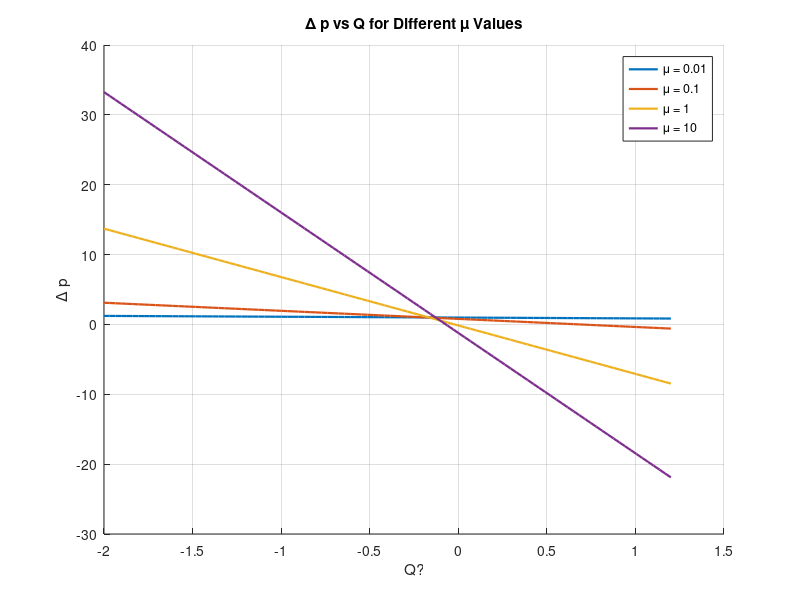

Write MATLAB code to recreate this figure.
clear all;

pi = 3.14; 
 G = 1; % Greshof number
  B = 0.01; % Heat Source Parameter
  T = 1;

h = @(x) 1+0.5 * sin(2*pi*x);
%1 + 0.5 * sin(2 * pi * x);
       
q =-1.025;
q1 = @(mu, q) (-(0.8)^8 * (mu-1) * G*B/120*mu + (0.8)^6 * (mu-1) * G*B/20*mu - (0.8)^5 * (mu-5/4) * G*B/30*mu - (0.8)^4 * (mu-1) * (1+G*B/24*mu) + (0.8)^3 * (mu-3/2) * (q + 1+ G*B/30*mu) + (0.8) * (G*B/(120*mu) + 3*q/2 + 1/2))/((mu-1)*(0.8)^3 + 1);




% Values of mu to consider
mu_values = [0.01, 0.1, 1, 10]; % Values of mu to consider
colors = {'-r', '-g', '-b', '-k'};

% Pre-allocate arrays to store the results
del_p_values = zeros(length(mu_values), 10); % 10 points for Q
Q_values = linspace(-2, 1.2, 100);

% Loop over different values of mu
for m = 1:length(mu_values)
     mu = mu_values(m);
    h1 = zeros(1, 20);  % Pre-allocate the h1 array
    fx = @(h, mu, h1) 1 /(h^3 + (mu - 1) * (h1^3));
    gx = @(h, mu, h1) (h^5) /(h^3 + (mu - 1) * (h1^3));
    lx = @(h, mu, h1) h /(h^3 + (mu - 1) * (h1^3));
    ix = @(h, mu, h1) h^2 / 2;
    x_values = linspace(0, 1, 10);

    for i = 1:length(x_values)
        x = x_values(i);
        h_value = h(x);
        q1_value = q1(mu, q);
        A = @(mu) (mu - 1) * G*B/(120*mu);
        B1 = @(mu, h) -(mu - 1) * G*B*h^2/(20*mu);
        C = @(mu, h) (mu - 5/4) * G*B*h^3/(30*mu);
        D = @(mu, h) (mu - 1) * (1 + G*B*h^4/(24*mu));
        E = @(mu, h, q1) -((mu - 3/2) * (q + h + G*B*h^5/(30*mu)) - q1*(mu - 1));
        F = @(h) -((q + h) * 3*h^2/2 + G*B*h^7/120 - h^3);
        G1 = @(q1, h) q1*h^3;

        a = A(mu);
        b1 = B1(mu, h_value);
        c = C(mu, h_value);
        d = D(mu, h_value);
        e = E(mu, h_value, q1_value);
        f = F(h_value);
        g1 = G1(q1_value, h_value);

        roots_array = roots([a 0 b1 c d e 0 f g1]);
        real_roots = roots_array(imag(roots_array) == 0 & real(roots_array) < h_value & real(roots_array) > 0);
        if ~isempty(real_roots)
            h1(i) = real_roots(1);
        end
    end

    % compute the integral parts
    for j = 1:length(x_values)
        x = x_values(j);
        h1_value = h1(j);
        h_value = h(x);
        f(j) = fx(h_value, mu, h1_value);
        g(j) = gx(h_value, mu, h1_value);
        l(j) = lx(h_value, mu, h1_value);
        i_val(j) = ix(h_value, mu, h1_value);
    end

    p = 1:(length(x_values)-1);
    I1 = (x_values(2) - x_values(1)) * sum(f(p) + f(p + 1)) / 2;
    I2 = (x_values(2) - x_values(1)) * sum(g(p) + g(p + 1)) / 2;
    I3 = (x_values(2) - x_values(1)) * sum(l(p) + l(p + 1)) / 2;
    I4 = (x_values(2) - x_values(1)) * sum(i_val(p) + i_val(p + 1)) / 2;

    % use average of non-zero h1 values
    h1_avg = mean(h1(h1 > 0));

    % corrected pressure function
    pp = @(mu, Q, h1avg, i1, i2, i3, i4) ...
         -3*mu*(Q - 0.5)*i1 ...
         - (G*B*(mu - 1)*(h1avg^5))*i1/10 ...
         - 3*mu*i3 ...
         - (G*B*i2/10) ...
         + G*(T + B*i4);

    for s = 1:length(Q_values)
        Q = Q_values(s);
        del_p = pp(mu, Q, h1_avg, I1, I2, I3, I4);
        del_p_values(m, s) = del_p;
    end
end

% Plotting
figure;
hold on;
for m = 1:length(mu_values)
    plot(Q_values, del_p_values(m, :), '-', 'Linewidth', 1.6, 'DisplayName', ['\mu = ' num2str(mu_values(m))]);
end
hold off;
xlabel('Q?');
ylabel('\Delta p');
title('\Delta p vs Q for Different \mu Values');
legend('Location', 'best');
grid on;
